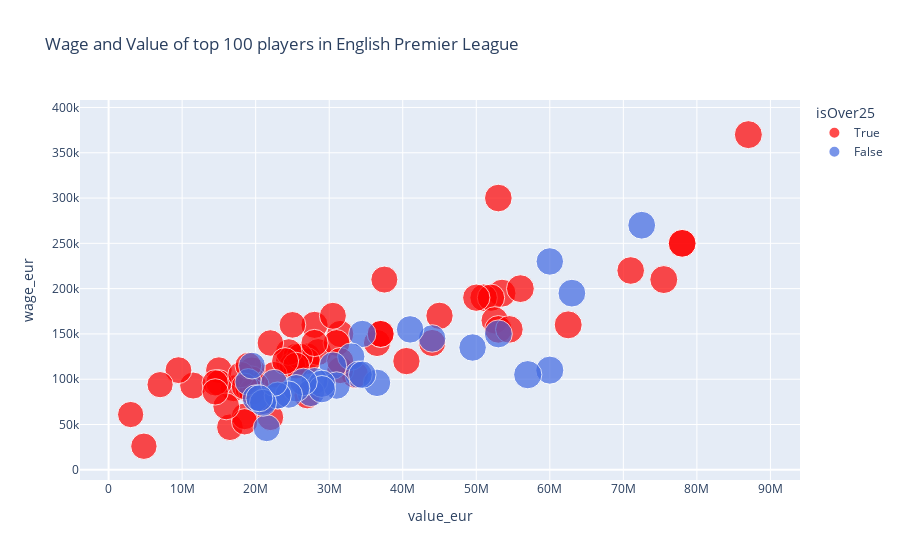

The notebook cell this image was saved under:
### Code cell
value_by_league('English Premier League')

### Figure 1 — Plotly figure (JSON) as saved in the notebook; plotly's stock layout.template omitted (floating-point values rounded to 4 significant figures)
{"data": [{"hovertemplate": "<b>%{hovertext}</b><br><br>isOver25=True<br>value_eur=%{x}<br>wage_eur=%{y}<br>potential=%{marker.size}<extra></extra>", "hovertext": ["K. De Bruyne", "Alisson", "S. Mané", "M. Salah", "V. van Dijk", "S. Agüero", "Ederson", "H. Kane", "N. Kanté", "Roberto Firmino", "H. Son", "P. Aubameyang", "H. Lloris", "A. Robertson", "Fabinho", "A. Laporte", "De Gea", "J. Vardy", "P. Pogba", "J. Henderson", "R. Mahrez", "Thiago", "K. Walker", "T. Alderweireld", "G. Wijnaldum", "Thiago Silva", "H. Ziyech", "Ricardo Pereira", "B. Leno", "K. Schmeichel", "R. Jiménez", "Azpilicueta", "Rui Patrício", "Fernandinho", "L. Digne", "João Moutinho", "M. Dúbravka", "Jorginho", "Lucas Moura", "Allan", "W. Zaha", "A. Lacazette", "I. Gündoğan", "G. Bale", "J. Matip", "João Cancelo", "M. Kovačić", "J. Rodríguez", "Rodrigo", "Willian", "M. Özil", "N. Pope", "H. Maguire", "A. Areola", "Jonny", "Felipe Anderson", "M. Doherty", "X. Shaqiri", "Marcos Alonso", "L. Fabiański", "Fred", "S. Haller", "A. Rüdiger", "J. Pickford", "B. Ivanović", "B. Davies", "J. Milner"], "legendgroup": "True", "marker": {"color": "red", "size": [91, 91, 90, 90, 91, 89, 91, 89, 88, 87, 87, 87, 87, 89, 89, 90, 86, 86, 87, 86, 85, 85, 85, 85, 85, 85, 86, 87, 87, 84, 84, 84, 84, 84, 85, 83, 83, 83, 83, 83, 83, 83, 83, 83, 84, 86, 86, 82, 82, 82, 82, 83, 85, 86, 84, 81, 81, 81, 81, 81, 83, 83, 83, 84, 80, 81, 80], "sizemode": "area", "sizeref": 0.2325, "symbol": "circle"}, "mode": "markers", "name": "True", "orientation": "v", "showlegend": true, "type": "scatter", "x": [87000000, 62500000, 78000000, 78000000, 75500000, 53000000, 53500000, 71000000, 51000000, 52000000, 52500000, 45000000, 27000000, 53000000, 54500000, 56000000, 31500000, 28000000, 50000000, 36500000, 37500000, 37000000, 30500000, 28500000, 37000000, 11500000, 44000000, 40500000, 33500000, 17000000, 31000000, 24500000, 19000000, 9500000, 31500000, 15000000, 16500000, 25500000, 27000000, 25000000, 27000000, 26000000, 25000000, 24500000, 25500000, 28000000, 31500000, 22500000, 22000000, 19500000, 19500000, 18500000, 24000000, 20000000, 19500000, 18500000, 15000000, 18000000, 14500000, 4800000, 19000000, 22000000, 18500000, 16000000, 3000000, 14500000, 7000000], "xaxis": "x", "y": [370000, 160000, 250000, 250000, 210000, 300000, 195000, 220000, 190000, 190000, 165000, 170000, 125000, 155000, 155000, 200000, 150000, 160000, 190000, 140000, 210000, 150000, 170000, 130000, 150000, 93000, 140000, 120000, 105000, 90000, 140000, 120000, 90000, 110000, 110000, 110000, 47000, 125000, 120000, 115000, 82000, 125000, 160000, 130000, 115000, 140000, 120000, 105000, 140000, 110000, 100000, 59000, 120000, 93000, 86000, 53000, 96000, 105000, 96000, 26000, 115000, 58000, 92000, 70000, 61000, 86000, 94000], "yaxis": "y"}, {"hovertemplate": "<b>%{hovertext}</b><br><br>isOver25=False<br>value_eur=%{x}<br>wage_eur=%{y}<br>potential=%{marker.size}<extra></extra>", "hovertext": ["R. Sterling", "Bernardo Silva", "Bruno Fernandes", "T. Alexander-Arnold", "K. Havertz", "Rodri", "T. Werner", "M. Rashford", "W. Ndidi", "A. Martial", "Gabriel Jesus", "D. van de Beek", "D. Alli", "A. Wan-Bissaka", "S. Bergwijn", "J. Gomez", "N. Pépé", "Reguilón", "Kepa", "G. Lo Celso", "Rúben Neves", "L. Shaw", "D. Sánchez", "J. Maddison", "Ferran Torres", "Richarlison", "C. Pulisic", "Y. Tielemans", "T. Souček", "N. Keïta", "L. Torreira", "B. Chilwell", "B. Mendy"], "legendgroup": "False", "marker": {"color": "royalblue", "size": [90, 88, 90, 92, 93, 88, 88, 91, 88, 88, 87, 87, 87, 88, 88, 88, 85, 89, 86, 87, 87, 83, 84, 85, 89, 88, 87, 85, 86, 85, 85, 85, 84], "sizemode": "area", "sizeref": 0.2325, "symbol": "circle"}, "mode": "markers", "name": "False", "orientation": "v", "showlegend": true, "type": "scatter", "x": [72500000, 60000000, 63000000, 60000000, 57000000, 44000000, 49500000, 53000000, 36500000, 41000000, 34500000, 33000000, 34000000, 30500000, 34500000, 31000000, 28000000, 27500000, 21000000, 29000000, 29000000, 19000000, 20000000, 23000000, 26500000, 25500000, 24500000, 23000000, 21500000, 22500000, 21000000, 20500000, 19500000], "xaxis": "x", "y": [270000, 230000, 195000, 110000, 105000, 145000, 135000, 150000, 96000, 155000, 150000, 125000, 105000, 115000, 105000, 93000, 98000, 85000, 76000, 95000, 89000, 97000, 79000, 82000, 97000, 90000, 83000, 82000, 46000, 96000, 74000, 79000, 115000], "yaxis": "y"}], "layout": {"legend": {"itemsizing": "constant", "title": {"text": "isOver25"}, "tracegroupgap": 0}, "title": {"text": "Wage and Value of top 100 players in English Premier League"}, "xaxis": {"anchor": "y", "domain": [0, 1], "title": {"text": "value_eur"}}, "yaxis": {"anchor": "x", "domain": [0, 1], "title": {"text": "wage_eur"}}}}
